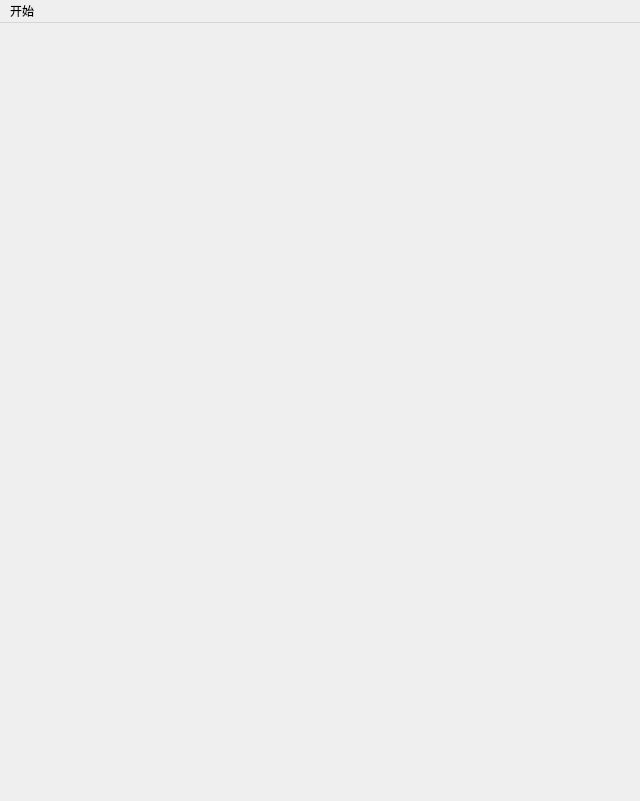
<?xml version="1.0" encoding="UTF-8"?>
<ui version="4.0">
 <class>MainSceneClass</class>
 <widget class="QMainWindow" name="MainSceneClass">
  <property name="geometry">
   <rect>
    <x>0</x>
    <y>0</y>
    <width>640</width>
    <height>801</height>
   </rect>
  </property>
  <property name="windowTitle">
   <string>MainScene</string>
  </property>
  <widget class="QWidget" name="centralWidget">
   <widget class="QStackedWidget" name="stackedWidget">
    <property name="geometry">
     <rect>
      <x>0</x>
      <y>0</y>
      <width>640</width>
      <height>781</height>
     </rect>
    </property>
    <property name="currentIndex">
     <number>0</number>
    </property>
    <widget class="QWidget" name="page"/>
    <widget class="LevelChoose" name="page_2"/>
   </widget>
  </widget>
  <widget class="QMenuBar" name="menuBar">
   <property name="geometry">
    <rect>
     <x>0</x>
     <y>0</y>
     <width>640</width>
     <height>22</height>
    </rect>
   </property>
   <widget class="QMenu" name="menus">
    <property name="title">
     <string>开始</string>
    </property>
    <addaction name="quit"/>
   </widget>
   <addaction name="menus"/>
  </widget>
  <action name="quit">
   <property name="text">
    <string>退出</string>
   </property>
   <property name="iconVisibleInMenu">
    <bool>true</bool>
   </property>
  </action>
 </widget>
 <layoutdefault spacing="6" margin="11"/>
 <customwidgets>
  <customwidget>
   <class>LevelChoose</class>
   <extends>QWidget</extends>
   <header>LevelChoose.h</header>
   <container>1</container>
  </customwidget>
 </customwidgets>
 <resources>
  <include location="MainScene.qrc"/>
 </resources>
 <connections/>
</ui>
